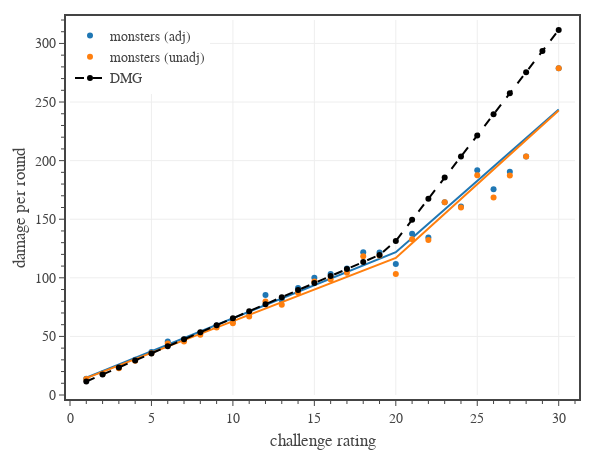

Write notebook code for a chart like this one.
### Code cell
# Fig. 1: plots monster DPR vs CR

# create figure
fig = go.Figure(
    layout=go.Layout(
        template=tfb.FIG_TEMPLATE,
        margin=dict(l=70, r=25, b=55, t=20, pad=4),
        xaxis=dict(
            title_text='challenge rating',
            range=[0,31],
            tick0=0, dtick=5,
            minor=dict(tick0=0, dtick=1),
        ),
        yaxis=dict(
            title_text='damage per round',
            range=[0,320],
            tick0=0, dtick=50,
            minor=dict(tick0=0, dtick=10),
        ),
        legend=dict(
            xanchor='left', yanchor='top',
            x=0.00, y=1.00,
            orientation='v',
            tracegroupgap=0,
        )
    )
)

# get monster data
dfM = pd.read_csv('../../assets/data/monsters.csv')
dfM = dfM[['CR','DPR','adj DPR']].groupby(['CR']).mean().reset_index()
dfM = dfM[dfM['CR'].between(1, 30)]

# plot adjusted damage per round
name = 'adj DPR'
fig, y = plot_data_and_piecewise_fit(
    fig, dfM['CR'].to_numpy(), 
    dfM[name].to_numpy(), 
    name='monsters (adj)', legendgroup='monsters (adj)', 
    line_color=COLOR_LIST[0],
    marker_color=COLOR_LIST[0],
    hovertemplate=
        '<b>monsters (adj)</b><br>'+
        'CR %{x}<br>'+
        'DPR %{y:,.1f}' + 
        '<extra></extra>',
    print_coefficients=True,
)

# plot unadjusted damage per round
name = 'DPR'
fig, y = plot_data_and_piecewise_fit(
    fig, dfM['CR'].to_numpy(), 
    dfM[name].to_numpy(), 
    name='monsters (unadj)', legendgroup='monsters (unadj)', 
    line_color=COLOR_LIST[1],
    marker_color=COLOR_LIST[1],
    hovertemplate=
        '<b>monsters (unadj)</b><br>'+
        'CR %{x}<br>'+
        'DPR %{y:,.1f}' + 
        '<extra></extra>'
)

# plot reference line
dfD0 = pd.read_csv('../../assets/data/dmg-targets.csv') # 'CR','XP','HP Mean','AC','DPR Mean','AB'
dfD0 = dfD0[dfD0['CR'].between(1,30)]
fig.add_trace(go.Scatter(
    x=dfD0['CR'], y=dfD0['DPR Mean'],
    mode='markers+lines', 
    name='DMG',
    line=dict(color='black', dash='dash'),
    hovertemplate=
        '<b>DMG</b><br>'+
        'CR %{x}<br>'+
        'DPR %{y:,.1f}' + 
        '<extra></extra>'
))

# show figure
fig.update_layout(width=600, height=450)
fig.show(config=tfb.FIG_CONFIG)

# save figures
if SAVEFIGS:
    fig.update_layout(autosize=True, width=None, height=None)
    tfb.save_fig_html(fig, format='large', name='fig-dpr-vs-cr-large')
    tfb.save_fig_html(fig, format='small', name='fig-dpr-vs-cr-small')

### Figure 1 — Plotly figure (JSON) as saved in the notebook; plotly's stock layout.template omitted (floating-point values rounded to 4 significant figures)
{"data": [{"hovertemplate": "<b>monsters (adj)</b><br>CR %{x}<br>DPR %{y:,.1f}<extra></extra>", "legendgroup": "monsters (adj)", "line": {"color": "#1f77b4"}, "marker": {"color": "#1f77b4"}, "mode": "markers", "name": "monsters (adj)", "type": "scatter", "x": [1, 2, 3, 4, 5, 6, 7, 8, 9, 10, 11, 12, 13, 14, 15, 16, 17, 18, 19, 20, 21, 22, 23, 24, 25, 26, 27, 28, 30], "y": [13.81, 18.42, 23.3, 30.05, 36.73, 45.73, 47.46, 53.03, 59.31, 63.39, 69.24, 85.36, 80.98, 91.27, 99.99, 103.3, 107.9, 121.8, 121.7, 111.7, 137.6, 134.5, 164.4, 160.9, 191.7, 175.6, 190.6, 203.4, 278.9]}, {"hoverinfo": "skip", "hovertemplate": "<b>monsters (adj)</b><br>CR %{x}<br>DPR %{y:,.1f}<extra></extra>", "legendgroup": "monsters (adj)", "line": {"color": "#1f77b4", "dash": "solid"}, "marker": {"color": "#1f77b4"}, "mode": "lines", "name": "monsters (adj)", "showlegend": false, "type": "scatter", "x": [1, 2, 3, 4, 5, 6, 7, 8, 9, 10, 11, 12, 13, 14, 15, 16, 17, 18, 19, 20, 21, 22, 23, 24, 25, 26, 27, 28, 30], "y": [14.73, 20.37, 26.01, 31.64, 37.28, 42.91, 48.55, 54.19, 59.82, 65.46, 71.09, 76.73, 82.36, 88.0, 93.64, 99.27, 104.9, 110.5, 116.2, 121.8, 134.0, 146.2, 158.4, 170.5, 182.7, 194.9, 207.1, 219.3, 243.6]}, {"hovertemplate": "<b>monsters (unadj)</b><br>CR %{x}<br>DPR %{y:,.1f}<extra></extra>", "legendgroup": "monsters (unadj)", "line": {"color": "#ff7f0e"}, "marker": {"color": "#ff7f0e"}, "mode": "markers", "name": "monsters (unadj)", "type": "scatter", "x": [1, 2, 3, 4, 5, 6, 7, 8, 9, 10, 11, 12, 13, 14, 15, 16, 17, 18, 19, 20, 21, 22, 23, 24, 25, 26, 27, 28, 30], "y": [13.66, 17.87, 22.84, 29.21, 35.53, 43.85, 45.68, 51.37, 57.51, 61.15, 67.09, 79.78, 76.92, 87.33, 96.85, 98.64, 104.3, 118.5, 119.0, 103.3, 133.0, 132.4, 164.4, 160.0, 187.5, 168.5, 187.2, 203.4, 278.9]}, {"hoverinfo": "skip", "hovertemplate": "<b>monsters (unadj)</b><br>CR %{x}<br>DPR %{y:,.1f}<extra></extra>", "legendgroup": "monsters (unadj)", "line": {"color": "#ff7f0e", "dash": "solid"}, "marker": {"color": "#ff7f0e"}, "mode": "lines", "name": "monsters (unadj)", "showlegend": false, "type": "scatter", "x": [1, 2, 3, 4, 5, 6, 7, 8, 9, 10, 11, 12, 13, 14, 15, 16, 17, 18, 19, 20, 21, 22, 23, 24, 25, 26, 27, 28, 30], "y": [14.38, 19.78, 25.18, 30.59, 35.99, 41.39, 46.79, 52.19, 57.59, 63.0, 68.4, 73.8, 79.2, 84.6, 90.0, 95.4, 100.8, 106.2, 111.6, 117.0, 129.6, 142.2, 154.7, 167.3, 179.9, 192.5, 205.1, 217.6, 242.8]}, {"hovertemplate": "<b>DMG</b><br>CR %{x}<br>DPR %{y:,.1f}<extra></extra>", "line": {"color": "black", "dash": "dash"}, "mode": "markers+lines", "name": "DMG", "type": "scatter", "x": [1, 2, 3, 4, 5, 6, 7, 8, 9, 10, 11, 12, 13, 14, 15, 16, 17, 18, 19, 20, 21, 22, 23, 24, 25, 26, 27, 28, 29, 30], "y": [11.5, 17.5, 23.5, 29.5, 35.5, 41.5, 47.5, 53.5, 59.5, 65.5, 71.5, 77.5, 83.5, 89.5, 95.5, 101.5, 107.5, 113.5, 119.5, 131.5, 149.5, 167.5, 185.5, 203.5, 221.5, 239.5, 257.5, 275.5, 293.5, 311.5]}], "layout": {"height": 450, "legend": {"orientation": "v", "tracegroupgap": 0, "x": 0, "xanchor": "left", "y": 1, "yanchor": "top"}, "margin": {"b": 55, "l": 70, "pad": 4, "r": 25, "t": 20}, "width": 600, "xaxis": {"dtick": 5, "minor": {"dtick": 1, "tick0": 0}, "range": [0, 31], "tick0": 0, "title": {"text": "challenge rating"}}, "yaxis": {"dtick": 50, "minor": {"dtick": 10, "tick0": 0}, "range": [0, 320], "tick0": 0, "title": {"text": "damage per round"}}}}
